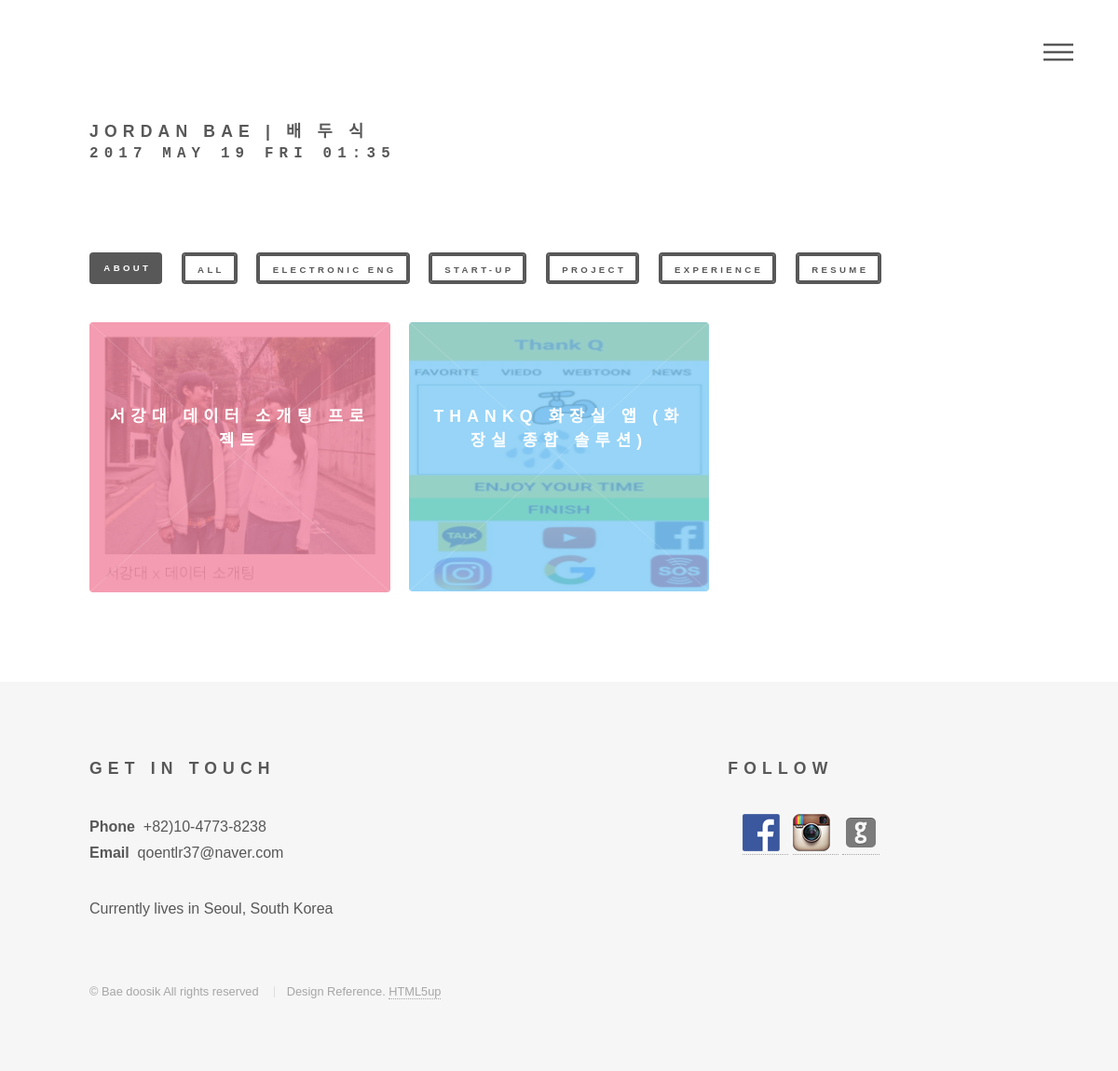
The app's page /project/ with its own data.
### portfolio/models.py (models this page shows, shortened)
class TimestampModel(models.Model):
    created_date = models.DateTimeField(auto_now_add=True)
    updated_date = models.DateTimeField(auto_now=True, null=True)
    class Meta:
        abstract = True

class Post(TimestampModel):
    title = models.CharField(max_length=100)
    category= models.CharField(max_length=100,
        choices = (
            ('Electronic-Eng','Electronic-Eng'),
            ('Start-up','Start-up'),
            ('Project','Project'),
            ('Experience','Experience'),
        ),default=False)
    photo1 = models.ImageField(blank=True, upload_to='blog/photo1/%Y/%M/%D')
    photo2 = models.ImageField(blank=True, upload_to='blog/photo2/%Y/%M/%D')
    summary = models.CharField(max_length=200)
    period = models.CharField(max_length=200, default=False)
    class Meta:
        ordering = ['id']

### portfolio/views.py (the view)
# urls.py: url(r'^project/$', views.project_view, name='project'),
def project_view(request):
    post = Post.objects.filter(category="Project").all()
    return render(request,'portfolio/project_list.html',{
        'form':post
    })

### portfolio/templates/portfolio/project_list.html (shortened to what this page needs)
{% extends 'portfolio/layout.html' %}
{% load static  %}
{% block contents %}
{% load imagekit %}
	<div id="wrapper">
		<header id="header">
			<div class="inner">
					<a href="/"><h2>JORDAN BAE | 배 두 식 <pre>{% now "Y F d D H:i" %} </pre></h2></a>
				<br><br>
    		<nav>
    			<ul>
    				<li><a class = 'menu' href="#menu">Menu</a></li>
    			</ul>
    		</nav>
			</div>
		</header>
    <div id="main">
	<div class="inner">
		<header>
	  		  <ul class="actions">
                <li><a href="{% url "portfolio:profile" %}" class="button special small searchtag">About</a></li>
	  		  	<li><a href="{% url "portfolio:main_view" %}" class="button small searchtag">All</a></li>
	  		  	<li><a href="{% url "portfolio:elec" %}" class="button small searchtag">Electronic Eng</a></li>
	  		  	<li><a href="{% url "portfolio:startup" %}" class="button small searchtag">Start-up</a></li>
	  		  	<li><a href="{% url "portfolio:project" %}" class="button small searchtag">Project</a></li>
                <li><a href="{% url "portfolio:experience" %}" class="button small searchtag">Experience</a></li>
                <li><a href="{% url "portfolio:resume" %}" class="button small searchtag">RESUME</a></li>
	  		  </ul>
		</header>
		<section class="tiles">
            {% for post in form %}
                <article class={% cycle 'style1' 'style2' 'style3' 'style4' 'style5' 'style6'%}>
                        <span class="image">
                            <img src="{{ post.photo1.url }}" style="max-width: 100%" />
                        </span>
                    <a href="{% url "portfolio:post_detail" post.id %}">
                        <h2>{{ post.title  }}</h2>
                    </a>
                </article>
            {% endfor %}
		</section>
	</div>
</div>
{% endblock %}

### records on screen
Post: photo1 (picture), title "서강대 데이터 소개팅 프로젝트"
Post: photo1 (picture), title "THANKQ 화장실 앱 (화장실 종합 솔루션)"
